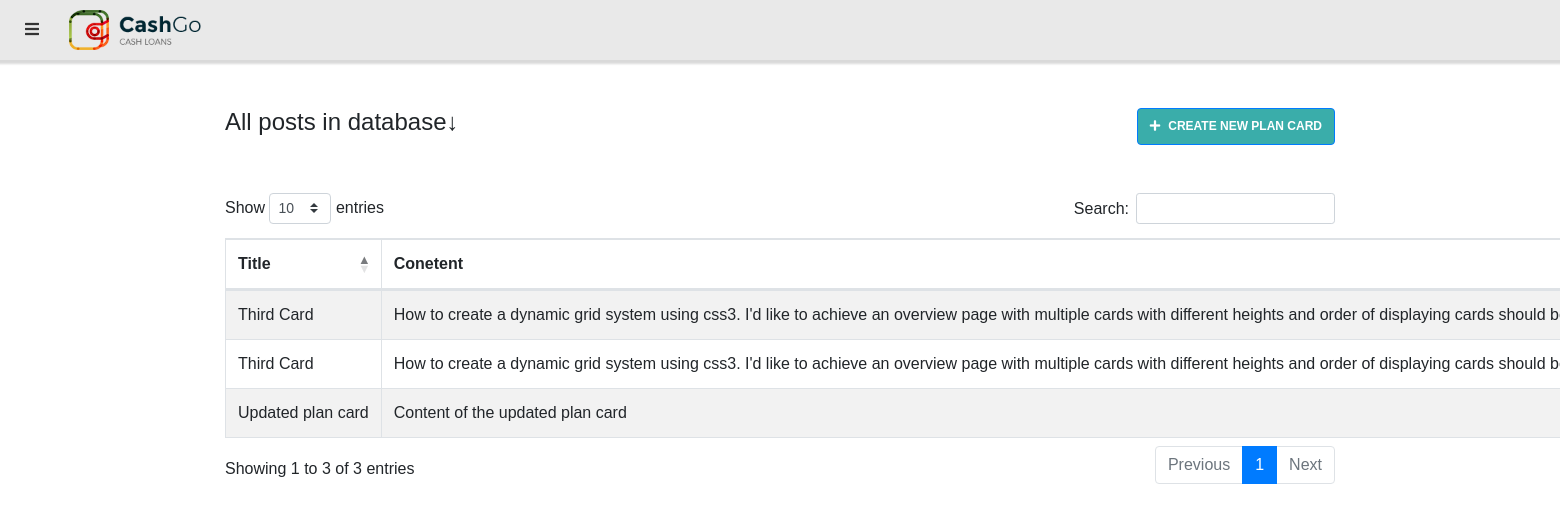
/admin/plan-cards.php, run on the app's committed database.
### tables this page shows
CREATE TABLE `home` (
  `logo` varchar(225) NOT NULL,
  `id` int(11) NOT NULL,
  `title` varchar(255) NOT NULL,
  `hero_img` varchar(225) NOT NULL,
  `tag_line` varchar(255) NOT NULL,
  `card1_title` varchar(255) NOT NULL,
  `card1_content` varchar(255) NOT NULL,
  `card2_title` varchar(255) NOT NULL,
  `card2_content` varchar(255) NOT NULL,
  `card3_title` varchar(255) NOT NULL,
  `card3_content` varchar(255) NOT NULL,
  `card4_title` varchar(255) NOT NULL,
  `card4_content` varchar(255) NOT NULL,
  `s1_line1` varchar(225) NOT NULL,
  `s1_line2` varchar(255) NOT NULL,
  `s1_content` varchar(255) NOT NULL,
  `s2_line1` varchar(225) NOT NULL,
  `s2_line2` varchar(255) NOT NULL,
  `s3_line1` varchar(225) NOT NULL,
  `s3_line2` varchar(255) NOT NULL,
  `s3_title1` varchar(225) NOT NULL,
  `s3_title2` varchar(255) NOT NULL,
  `s3_title3` varchar(255) NOT NULL,
  `s3_title4` varchar(255) NOT NULL,
  `s3_content1` varchar(225) NOT NULL,
  `s3_content2` varchar(255) NOT NULL,
  `s3_content3` varchar(255) NOT NULL,
  `s3_content4` varchar(255) NOT NULL,
  `t1_link` varchar(225) NOT NULL,
  `t1_content` varchar(255) NOT NULL,
  `t1_name` varchar(255) NOT NULL,
  `t2_link` varchar(225) NOT NULL,
  `t2_content` varchar(255) NOT NULL,
  `t2_name` varchar(255) NOT NULL,
  `t3_link` varchar(225) NOT NULL,
  `t3_content` varchar(255) NOT NULL,
  `t3_name` varchar(255) NOT NULL
);

CREATE TABLE `plan_card` (
  `id` int(11) NOT NULL,
  `img_name` varchar(225) NOT NULL,
  `title` varchar(255) NOT NULL,
  `content` varchar(1000) NOT NULL,
  `my_rows` varchar(600) NOT NULL
);

### admin/plan-cards.php (the view, shortened to what this page needs)
<?php include "../includes/db.php"; ?>
<?php
    $query="SELECT * FROM `home`";
    $q_res=mysqli_query($con,$query);
    $row=mysqli_fetch_assoc($q_res);
    $currentLogo=$row['logo'];
?>
<?php include "includes/header.php"; ?>
<div class="container py-5">
<div class="d-flex justify-content-between mb-5">
<h4>All posts in database↓</h4>
<a href="add-plan-card.php" class="btn btn-primary d-flex align-items-center"><i class="fa fa-plus mr-2"></i>CREATE NEW PLAN CARD</a>
</div>
<table id="posts" class="table table-striped table-bordered dt-responsive nowrap" style="width:100%;">
        <thead>
            <tr>
                <th>Title</th>
                <th>Conetent</th>
            </tr>
        </thead>
        <tbody>
            <?php
                $query="SELECT * FROM `plan_card`";
                $q_res=mysqli_query($con,$query);
                while($row=mysqli_fetch_assoc($q_res)){
                $title=$row['title'];
                $content=$row['content'];
                    echo "<tr>";
                    echo "<td>$title</td>";
                    echo "<td>$content</td>";
                    echo "</tr>";
                }
            ?>
        </tbody>
    </table>
</div>
<?php include "includes/footer.php"; ?>

### admin/includes/header.php (shortened to what this page needs)
<!DOCTYPE html>
<html lang="en">
<head>
    <link rel="stylesheet" href="https://maxcdn.bootstrapcdn.com/bootstrap/4.5.2/css/bootstrap.min.css">
    <link rel="stylesheet" href="https://cdnjs.cloudflare.com/ajax/libs/font-awesome/4.7.0/css/font-awesome.min.css">
    <link rel="stylesheet" href="https://use.fontawesome.com/releases/v5.12.0/css/all.css">
    <link rel="stylesheet" href="https://cdn.datatables.net/1.10.22/css/dataTables.bootstrap4.min.css">
    <link rel="stylesheet" href="
https://cdn.datatables.net/responsive/2.2.6/css/responsive.bootstrap4.min.css">
    <link rel="stylesheet" href="assets/css/styles.css">
    <link rel="stylesheet" href="assets/css/menu_bar.css">
</head>
<body>
   <div class="nav_bar">
      <a href="#">
      <i class="fa fa-bars"></i>
      </a>
       <img style="width:132px;" src="../assets/img/<?php echo $currentLogo; ?>" alt="backgound image">
   </div>

### admin/assets/css/styles.css (style rules this page uses)
body { overflow-x: hidden; }
.btn { background-color: #3aadaa; font-family: Montserrat, sans-serif; font-size: 12px; font-weight: 600; color: #fff; }
body { font-family: 'Poppins', sans-serif !important; }
h4 { font-size: 24px !important; }

### admin/assets/css/menu_bar.css (style rules this page uses)
*,ul,li { margin: 0; padding: 0; box-sizing: border-box; }
body { position: relative; }
.nav_bar { position: relative; z-index: 1000; background-color: #e9e9e9; padding: 10px 25px; display: flex; align-items: center; box-shadow: 0 2px 2px 2px rgba(0,0,0,0.15); }
.nav_bar>a { margin-right: 30px; }
.nav_bar>a>i { color: #333; }

### data on the page
home: logo (picture)
plan_card: title "Updated plan card", content "Content of the updated plan card"
plan_card: title "Third Card", content "How to create a dynamic grid system using css3. I'd like to achieve an overview page with multiple cards with different heights and order of displaying cards should…"
plan_card: title "Third Card", content "How to create a dynamic grid system using css3. I'd like to achieve an overview page with multiple cards with different heights and order of displaying cards should…"
